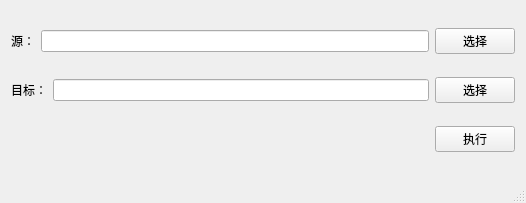
<?xml version="1.0" encoding="UTF-8"?>
<ui version="4.0">
 <class>MainWindow</class>
 <widget class="QMainWindow" name="MainWindow">
  <property name="geometry">
   <rect>
    <x>0</x>
    <y>0</y>
    <width>526</width>
    <height>203</height>
   </rect>
  </property>
  <property name="windowTitle">
   <string>MainWindow</string>
  </property>
  <widget class="QWidget" name="centralWidget">
   <layout class="QVBoxLayout" name="verticalLayout">
    <item>
     <layout class="QHBoxLayout" name="horizontalLayout">
      <item>
       <widget class="QLabel" name="label">
        <property name="text">
         <string>源：</string>
        </property>
       </widget>
      </item>
      <item>
       <widget class="QLineEdit" name="sourceText"/>
      </item>
      <item>
       <widget class="QPushButton" name="sourceButton">
        <property name="text">
         <string>选择</string>
        </property>
       </widget>
      </item>
     </layout>
    </item>
    <item>
     <layout class="QHBoxLayout" name="horizontalLayout_2">
      <item>
       <widget class="QLabel" name="label_2">
        <property name="text">
         <string>目标：</string>
        </property>
       </widget>
      </item>
      <item>
       <widget class="QLineEdit" name="targetText"/>
      </item>
      <item>
       <widget class="QPushButton" name="targetButton">
        <property name="text">
         <string>选择</string>
        </property>
       </widget>
      </item>
     </layout>
    </item>
    <item>
     <layout class="QHBoxLayout" name="horizontalLayout_3">
      <item>
       <spacer name="horizontalSpacer">
        <property name="orientation">
         <enum>Qt::Horizontal</enum>
        </property>
        <property name="sizeHint" stdset="0">
         <size>
          <width>40</width>
          <height>20</height>
         </size>
        </property>
       </spacer>
      </item>
      <item>
       <widget class="QPushButton" name="runButton">
        <property name="text">
         <string>执行</string>
        </property>
       </widget>
      </item>
     </layout>
    </item>
   </layout>
  </widget>
  <widget class="QStatusBar" name="statusBar"/>
 </widget>
 <layoutdefault spacing="6" margin="11"/>
 <resources/>
 <connections/>
</ui>
